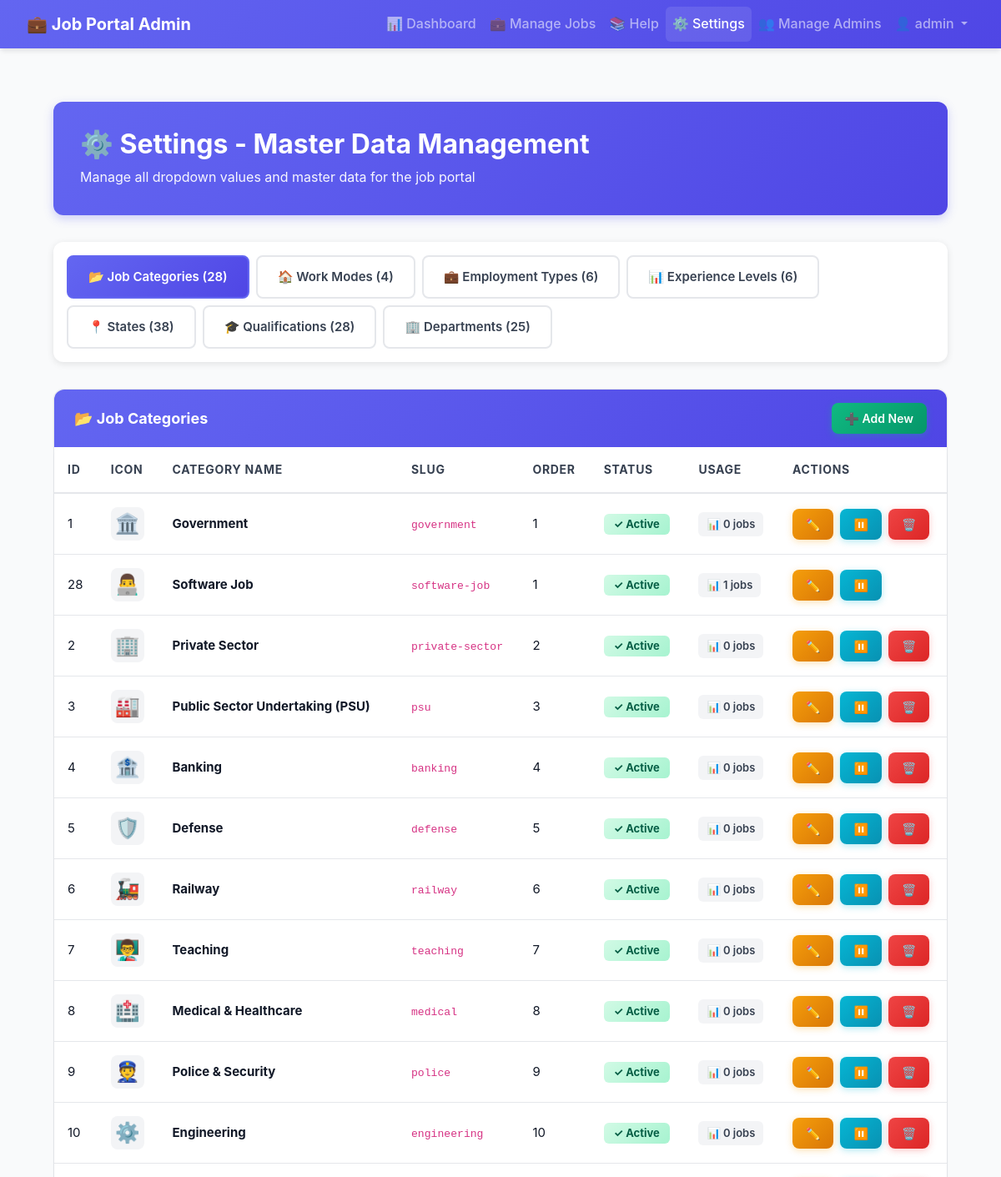
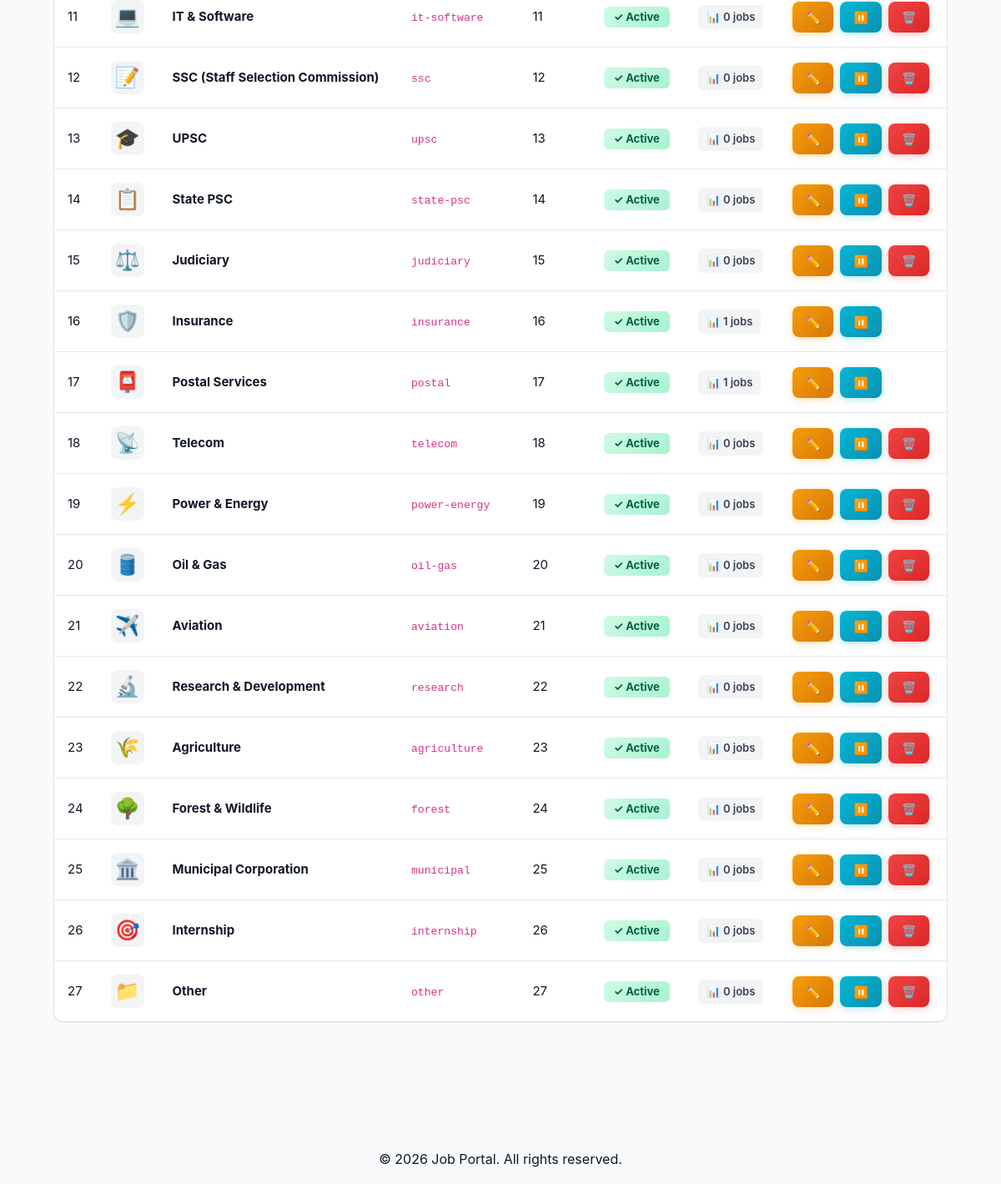
Page /admin/settings.php (signed in) on the committed database (2 pictures, top to bottom).
### tables this page shows
CREATE TABLE `master_job_categories` (
  `id` int(11) NOT NULL,
  `category_name` varchar(100) NOT NULL,
  `category_slug` varchar(100) NOT NULL,
  `icon` varchar(50) DEFAULT '?',
  `description` text DEFAULT NULL,
  `display_order` int(11) DEFAULT 0,
  `is_active` tinyint(1) DEFAULT 1,
  `created_at` timestamp NOT NULL DEFAULT current_timestamp(),
  `updated_at` timestamp NOT NULL DEFAULT current_timestamp() ON UPDATE current_timestamp()
);

### includes/master-data-functions.php (called while the page is built, shortened)
<?php
function getAllJobCategories($pdo, $activeOnly = true) {
    $sql = "SELECT * FROM master_job_categories";
    $sql .= " ORDER BY display_order ASC";
    return $pdo->query($sql)->fetchAll(PDO::FETCH_ASSOC);
}
function getAllWorkModes($pdo, $activeOnly = true) {
    $sql = "SELECT * FROM master_work_modes";
    $sql .= " ORDER BY display_order ASC";
    return $pdo->query($sql)->fetchAll(PDO::FETCH_ASSOC);
}
function getAllEmploymentTypes($pdo, $activeOnly = true) {
    $sql = "SELECT * FROM master_employment_types";
    $sql .= " ORDER BY display_order ASC";
    return $pdo->query($sql)->fetchAll(PDO::FETCH_ASSOC);
}
function getAllExperienceLevels($pdo, $activeOnly = true) {
    $sql = "SELECT * FROM master_experience_levels";
    $sql .= " ORDER BY display_order ASC";
    return $pdo->query($sql)->fetchAll(PDO::FETCH_ASSOC);
}
function getAllStates($pdo, $activeOnly = true) {
    $sql = "SELECT * FROM master_states";
    $sql .= " ORDER BY state_name ASC";
    return $pdo->query($sql)->fetchAll(PDO::FETCH_ASSOC);
}
function getAllQualifications($pdo, $activeOnly = true) {
    $sql = "SELECT * FROM master_qualifications";
    $sql .= " ORDER BY display_order ASC";
    return $pdo->query($sql)->fetchAll(PDO::FETCH_ASSOC);
}
function getAllDepartments($pdo, $activeOnly = true) {
    $sql = "SELECT * FROM master_departments";
    $sql .= " ORDER BY department_name ASC";
    return $pdo->query($sql)->fetchAll(PDO::FETCH_ASSOC);
}
function getJobCategoryUsageCount($pdo, $categoryId) {
    $stmt = $pdo->prepare("SELECT COUNT(*) FROM jobs WHERE job_category_id = ?");
    $stmt->execute([$categoryId]);
    return $stmt->fetchColumn();
}
?>

### admin/settings.php (the view, shortened to what this page needs)
<?php
require_once '../includes/config.php';
require_once '../includes/master-data-functions.php';
$jobCategories = getAllJobCategories($pdo, false);
$workModes = getAllWorkModes($pdo, false);
$employmentTypes = getAllEmploymentTypes($pdo, false);
$experienceLevels = getAllExperienceLevels($pdo, false);
$states = getAllStates($pdo, false);
$qualifications = getAllQualifications($pdo, false);
$departments = getAllDepartments($pdo, false);
$activeTab = isset($_GET['tab']) ? $_GET['tab'] : 'categories';
include 'includes/header.php';
?>
<div class="admin-container">
    <div class="page-header">
        <h2>⚙️ Settings - Master Data Management</h2>
        <p>Manage all dropdown values and master data for the job portal</p>
    </div>
    <div class="settings-tabs">
        <button class="tab-btn <?php echo $activeTab === 'categories' ? 'active' : ''; ?>" onclick="switchTab('categories')">
            📂 Job Categories (<?php echo count($jobCategories); ?>)
        </button>
        <button class="tab-btn <?php echo $activeTab === 'work-modes' ? 'active' : ''; ?>" onclick="switchTab('work-modes')">
            🏠 Work Modes (<?php echo count($workModes); ?>)
        </button>
        <button class="tab-btn <?php echo $activeTab === 'employment' ? 'active' : ''; ?>" onclick="switchTab('employment')">
            💼 Employment Types (<?php echo count($employmentTypes); ?>)
        </button>
        <button class="tab-btn <?php echo $activeTab === 'experience' ? 'active' : ''; ?>" onclick="switchTab('experience')">
            📊 Experience Levels (<?php echo count($experienceLevels); ?>)
        </button>
        <button class="tab-btn <?php echo $activeTab === 'states' ? 'active' : ''; ?>" onclick="switchTab('states')">
            📍 States (<?php echo count($states); ?>)
        </button>
        <button class="tab-btn <?php echo $activeTab === 'qualifications' ? 'active' : ''; ?>" onclick="switchTab('qualifications')">
            🎓 Qualifications (<?php echo count($qualifications); ?>)
        </button>
        <button class="tab-btn <?php echo $activeTab === 'departments' ? 'active' : ''; ?>" onclick="switchTab('departments')">
            🏢 Departments (<?php echo count($departments); ?>)
        </button>
    </div>
    <div id="tab-categories" class="tab-content <?php echo $activeTab === 'categories' ? 'active' : ''; ?>">
        <div class="card">
            <div class="card-header bg-primary text-white">
                <div style="display: flex; justify-content: space-between; align-items: center;">
                    <h4>📂 Job Categories</h4>
                    <button class="btn btn-sm btn-success" onclick="openAddModal('category')">
                        ➕ Add New
                    </button>
                </div>
            </div>
            <div class="card-body p-0">
                <?php if (count($jobCategories) > 0): ?>
                <div class="table-responsive">
                    <table class="table table-hover mb-0">
                        <thead>
                            <tr>
                                <th>ID</th>
                                <th>Icon</th>
                                <th>Category Name</th>
                                <th>Slug</th>
                                <th>Order</th>
                                <th>Status</th>
                                <th>Usage</th>
                                <th>Actions</th>
                            </tr>
                        </thead>
                        <tbody>
                            <?php foreach ($jobCategories as $cat):
                                $usageCount = getJobCategoryUsageCount($pdo, $cat['id']);
                            ?>
                            <tr>
                                <td><?php echo $cat['id']; ?></td>
                                <td><div class="icon-preview"><?php echo $cat['icon']; ?></div></td>
                                <td><strong><?php echo htmlspecialchars($cat['category_name']); ?></strong></td>
                                <td><code><?php echo $cat['category_slug']; ?></code></td>
                                <td><?php echo $cat['display_order']; ?></td>
                                <td>
                                    <?php if ($cat['is_active']): ?>
                                        <span class="badge bg-success">✓ Active</span>
                                    <?php else: ?>
                                        <span class="badge bg-secondary">○ Inactive</span>
                                    <?php endif; ?>
                                </td>
                                <td>
                                    <span class="usage-badge">📊 <?php echo $usageCount; ?> jobs</span>
                                </td>
                                <td>
                                    <div class="action-buttons">
                                        <button class="btn btn-sm btn-warning" onclick="editItem('category', <?php echo $cat['id']; ?>)">✏️</button>
                                        <a href="settings-handler.php?action=toggle&type=category&id=<?php echo $cat['id']; ?>" class="btn btn-sm btn-info" title="Toggle Status">
                                            <?php echo $cat['is_active'] ? '⏸️' : '▶️'; ?>
                                        </a>
                                        <?php if ($usageCount == 0): ?>
                                        <a href="settings-handler.php?action=delete&type=category&id=<?php echo $cat['id']; ?>"
                                           class="btn btn-sm btn-danger"
                                           onclick="return confirm('Delete this category?')">🗑️</a>
                                        <?php endif; ?>
                                    </div>
                                </td>
                            </tr>
                            <?php endforeach; ?>
                        </tbody>
                    </table>
                </div>
                <?php endif; ?>
            </div>
        </div>
    </div>
</div>
<?php include '../includes/footer.php'; ?>

### admin/settings.php (style rules this page uses)
.settings-tabs { display: flex; gap: 0.5rem; margin-bottom: 2rem; flex-wrap: wrap; background: white; padding: 1rem; border-radius: 12px; box-shadow: 0 2px 8px rgba(0, 0, 0, 0.1); }
.tab-btn { padding: 0.75rem 1.5rem; border: 2px solid var(--admin-gray-200); background: white; color: var(--admin-gray-700); border-radius: 8px; font-weight: 600; font-size: 0.9375rem; cursor: pointer; transition: all 0.2s; display: flex; align-items: center; gap: 0.5rem; }
.tab-btn.active { background: linear-gradient(135deg, var(--admin-primary), var(--admin-primary-hover)); color: white; border-color: var(--admin-primary); }
.tab-content { display: none; }
.tab-content.active { display: block; animation: fadeIn 0.3s ease; }
.icon-preview { font-size: 1.5rem; display: inline-flex; align-items: center; justify-content: center; width: 40px; height: 40px; background: var(--admin-gray-100); border-radius: 8px; }
.usage-badge { display: inline-flex; align-items: center; gap: 0.25rem; padding: 0.25rem 0.625rem; background: var(--admin-gray-100); color: var(--admin-gray-700); border-radius: 6px; font-size: 0.8125rem; font-weight: 600; }

### rows in the picture
master_job_categories: id "1", icon "🏛️", category_name "Government", category_slug "government", display_order "1", is_active "✓ Active", usageCount "0"
master_job_categories: id "28", icon "👨‍💻", category_name "Software Job", category_slug "software-job", display_order "1", is_active "✓ Active", usageCount "1"
master_job_categories: id "2", icon "🏢", category_name "Private Sector", category_slug "private-sector", display_order "2", is_active "✓ Active", usageCount "0"
master_job_categories: id "3", icon "🏭", category_name "Public Sector Undertaking (PSU)", category_slug "psu", display_order "3", is_active "✓ Active", usageCount "0"
master_job_categories: id "4", icon "🏦", category_name "Banking", category_slug "banking", display_order "4", is_active "✓ Active", usageCount "0"
master_job_categories: id "5", icon "🛡️", category_name "Defense", category_slug "defense", display_order "5", is_active "✓ Active", usageCount "0"
master_job_categories: id "6", icon "🚂", category_name "Railway", category_slug "railway", display_order "6", is_active "✓ Active", usageCount "0"
master_job_categories: id "7", icon "👨‍🏫", category_name "Teaching", category_slug "teaching", display_order "7", is_active "✓ Active", usageCount "0"
master_job_categories: id "8", icon "🏥", category_name "Medical & Healthcare", category_slug "medical", display_order "8", is_active "✓ Active", usageCount "0"
master_job_categories: id "9", icon "👮", category_name "Police & Security", category_slug "police", display_order "9", is_active "✓ Active", usageCount "0"
master_job_categories: id "10", icon "⚙️", category_name "Engineering", category_slug "engineering", display_order "10", is_active "✓ Active", usageCount "0"
master_job_categories: id "11", icon "💻", category_name "IT & Software", category_slug "it-software", display_order "11", is_active "✓ Active", usageCount "0"
master_job_categories: id "12", icon "📝", category_name "SSC (Staff Selection Commission)", category_slug "ssc", display_order "12", is_active "✓ Active", usageCount "0"
master_job_categories: id "13", icon "🎓", category_name "UPSC", category_slug "upsc", display_order "13", is_active "✓ Active", usageCount "0"
master_job_categories: id "14", icon "📋", category_name "State PSC", category_slug "state-psc", display_order "14", is_active "✓ Active", usageCount "0"
master_job_categories: id "15", icon "⚖️", category_name "Judiciary", category_slug "judiciary", display_order "15", is_active "✓ Active", usageCount "0"
master_job_categories: id "16", icon "🛡️", category_name "Insurance", category_slug "insurance", display_order "16", is_active "✓ Active", usageCount "1"
master_job_categories: id "17", icon "📮", category_name "Postal Services", category_slug "postal", display_order "17", is_active "✓ Active", usageCount "1"
master_job_categories: id "18", icon "📡", category_name "Telecom", category_slug "telecom", display_order "18", is_active "✓ Active", usageCount "0"
master_job_categories: id "19", icon "⚡", category_name "Power & Energy", category_slug "power-energy", display_order "19", is_active "✓ Active", usageCount "0"
master_job_categories: id "20", icon "🛢️", category_name "Oil & Gas", category_slug "oil-gas", display_order "20", is_active "✓ Active", usageCount "0"
master_job_categories: id "21", icon "✈️", category_name "Aviation", category_slug "aviation", display_order "21", is_active "✓ Active", usageCount "0"
master_job_categories: id "22", icon "🔬", category_name "Research & Development", category_slug "research", display_order "22", is_active "✓ Active", usageCount "0"
master_job_categories: id "23", icon "🌾", category_name "Agriculture", category_slug "agriculture", display_order "23", is_active "✓ Active", usageCount "0"
master_job_categories: id "24", icon "🌳", category_name "Forest & Wildlife", category_slug "forest", display_order "24", is_active "✓ Active", usageCount "0"
master_job_categories: id "25", icon "🏛️", category_name "Municipal Corporation", category_slug "municipal", display_order "25", is_active "✓ Active", usageCount "0"
master_job_categories: id "26", icon "🎯", category_name "Internship", category_slug "internship", display_order "26", is_active "✓ Active", usageCount "0"
master_job_categories: id "27", icon "📁", category_name "Other", category_slug "other", display_order "27", is_active "✓ Active", usageCount "0"

### other values in the picture
$_SESSION['admin_username'] "admin"
count($jobCategories) "28"
count($workModes) "4"
count($employmentTypes) "6"
count($experienceLevels) "6"
count($states) "38"
count($qualifications) "28"
count($departments) "25"
